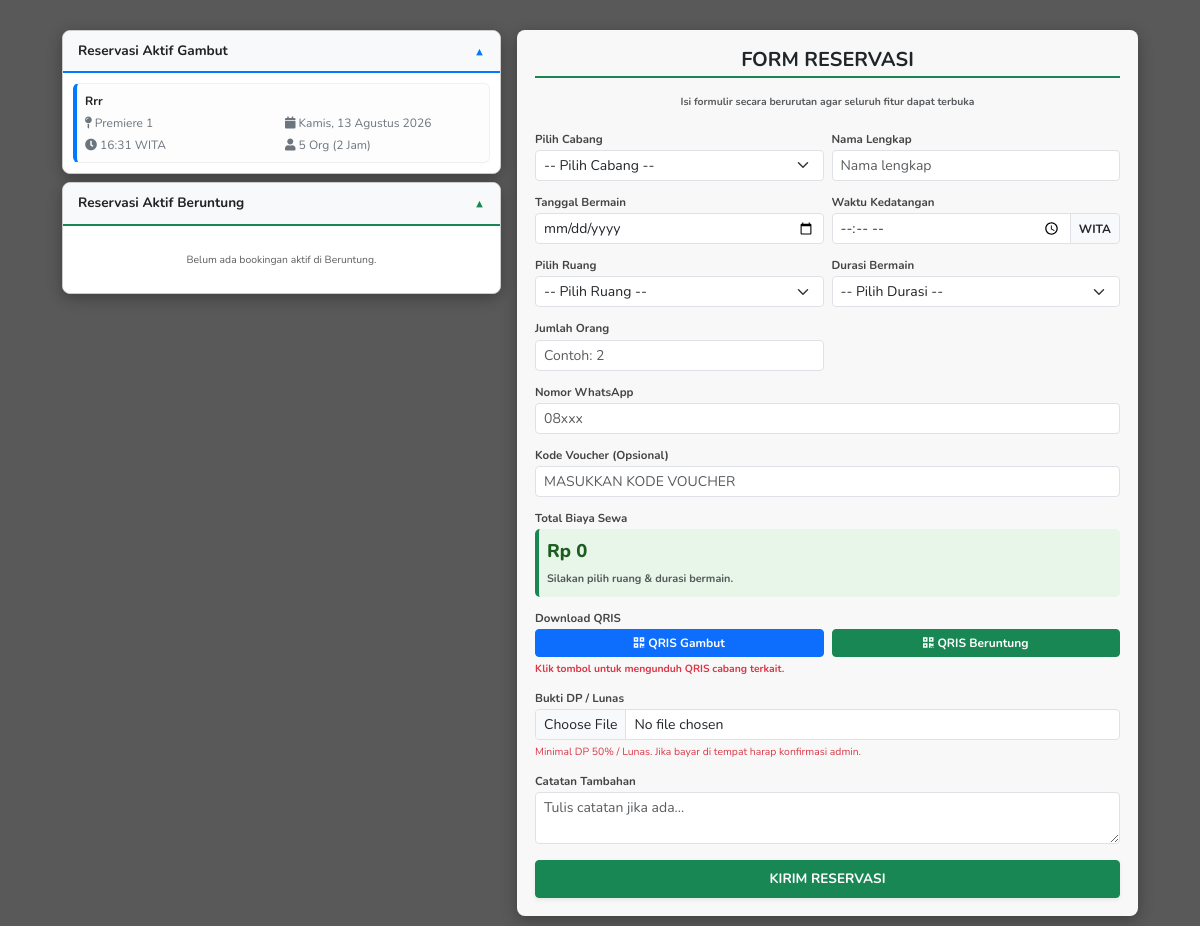
Page /reservasi-araya.php on the committed database.
### tables this page shows
CREATE TABLE `reservasi` (
  `id_reservasi` int(11) NOT NULL,
  `cabang` varchar(50) NOT NULL,
  `nama_reservasi` varchar(50) NOT NULL,
  `tgl_bermain` date NOT NULL,
  `ruang` varchar(20) NOT NULL,
  `jml_orang` varchar(10) NOT NULL,
  `tambahan` varchar(20) NOT NULL,
  `w_kedatangan` varchar(20) NOT NULL,
  `durasi` varchar(20) NOT NULL,
  `whatsapp` varchar(13) NOT NULL,
  `dp` varchar(100) NOT NULL,
  `catatan` text NOT NULL,
  `status` varchar(100) NOT NULL,
  `kode_voucher` varchar(30) DEFAULT NULL
);

### reservasi-araya.php (the view, shortened to what this page needs)
<?php
require_once 'function.php';
$sql_gambut  = "SELECT * FROM reservasi WHERE status NOT IN ('Masuk Ruangan', 'Ditolak') AND cabang = 'Gambut' ORDER BY id_reservasi DESC";
$data_gambut = mysqli_query($koneksi, $sql_gambut);
$sql_beruntung  = "SELECT * FROM reservasi WHERE status NOT IN ('Masuk Ruangan', 'Ditolak') AND cabang = 'Beruntung' ORDER BY id_reservasi DESC";
$data_beruntung = mysqli_query($koneksi, $sql_beruntung);
$hari_id = array('Sunday' => 'Minggu', 'Monday' => 'Senin', 'Tuesday' => 'Selasa', 'Wednesday' => 'Rabu', 'Thursday' => 'Kamis', 'Friday' => 'Jumat', 'Saturday' => 'Sabtu');
$bulan_id = array('01' => 'Januari', '02' => 'Februari', '03' => 'Maret', '04' => 'April', '05' => 'Mei', '06' => 'Juni', '07' => 'Juli', '08' => 'Agustus', '09' => 'September', '10' => 'Oktober', '11' => 'November', '12' => 'Desember');
?>
<!DOCTYPE html>
<html lang="en">
<head>
    <link href="https://cdn.jsdelivr.net/npm/bootstrap@5.3.3/dist/css/bootstrap.min.css" rel="stylesheet">
    <link rel="stylesheet" href="https://cdnjs.cloudflare.com/ajax/libs/font-awesome/5.15.4/css/all.min.css">
</head>
<body>
<div class="container container-custom">
    <div class="row g-3 justify-content-center align-items-start">
        <div class="col-12 col-md-5 d-flex flex-column gap-2">
            <details id="gambutDropdown" class="dropdown-booking" open>
                <summary class="dropdown-summary gambut-theme">Reservasi Aktif Gambut</summary>
                <div class="booking-list-wrapper">
                    <?php
                    if ($data_gambut && mysqli_num_rows($data_gambut) > 0) {
                        while ($row = mysqli_fetch_assoc($data_gambut)) {
                            $tanggal_asal = $row['tgl_bermain'];
                            $timestamp    = strtotime($tanggal_asal);
                            $nama_hari    = isset($hari_id[date('l', $timestamp)]) ? $hari_id[date('l', $timestamp)] : date('l', $timestamp);
                            $tgl          = date('d', $timestamp);
                            $nama_bulan   = isset($bulan_id[date('m', $timestamp)]) ? $bulan_id[date('m', $timestamp)] : date('m', $timestamp);
                            $tahun        = date('Y', $timestamp);
                            $tanggal_indo = "$nama_hari, $tgl $nama_bulan $tahun";
                    ?>
                            <div class="booking-card card-gambut">
                                <div class="client-name"><?= htmlspecialchars($row['nama_reservasi']); ?></div>
                                <div class="row g-1 text-secondary">
                                    <div class="col-6"><i class="fas fa-map-pin"></i> <?= htmlspecialchars($row['ruang']); ?></div>
                                    <div class="col-6"><i class="fas fa-calendar"></i> <?= htmlspecialchars($tanggal_indo); ?></div>
                                    <div class="col-6"><i class="fas fa-clock"></i> <?= htmlspecialchars($row['w_kedatangan']); ?></div>
                                    <div class="col-6"><i class="fas fa-user"></i> <?= htmlspecialchars($row['jml_orang']); ?> Org (<?= htmlspecialchars($row['durasi']); ?>)</div>
                                </div>
                            </div>
                    <?php
                        }
                    } else {
                        echo "<p class='text-center text-muted my-3 file-info-sm'>Belum ada bookingan aktif di Gambut.</p>";
                    }
                    ?>
                </div>
            </details>
            <details id="beruntungDropdown" class="dropdown-booking" open>
                <summary class="dropdown-summary beruntung-theme">Reservasi Aktif Beruntung</summary>
                <div class="booking-list-wrapper">
                    <?php
                    if ($data_beruntung && mysqli_num_rows($data_beruntung) > 0) {
                        while ($row = mysqli_fetch_assoc($data_beruntung)) {
                            $tanggal_asal = $row['tgl_bermain'];
                            $timestamp    = strtotime($tanggal_asal);
                            $nama_hari    = isset($hari_id[date('l', $timestamp)]) ? $hari_id[date('l', $timestamp)] : date('l', $timestamp);
                            $tgl          = date('d', $timestamp);
                            $nama_bulan   = isset($bulan_id[date('m', $timestamp)]) ? $bulan_id[date('m', $timestamp)] : date('m', $timestamp);
                            $tahun        = date('Y', $timestamp);
                            $tanggal_indo = "$nama_hari, $tgl $nama_bulan $tahun";
                    ?>
                            <div class="booking-card card-beruntung">
                                <div class="client-name"><?= htmlspecialchars($row['nama_reservasi']); ?></div>
                                <div class="row g-1 text-secondary">
                                    <div class="col-6"><i class="fas fa-map-pin"></i> <?= htmlspecialchars($row['ruang']); ?></div>
                                    <div class="col-6"><i class="fas fa-calendar"></i> <?= htmlspecialchars($tanggal_indo); ?></div>
                                    <div class="col-6"><i class="fas fa-clock"></i> <?= htmlspecialchars($row['w_kedatangan']); ?></div>
                                    <div class="col-6"><i class="fas fa-user"></i> <?= htmlspecialchars($row['jml_orang']); ?> Org (<?= htmlspecialchars($row['durasi']); ?>)</div>
                                </div>
                            </div>
                    <?php
                        }
                    } else {
                        echo "<p class='text-center text-muted my-3 file-info-sm'>Belum ada bookingan aktif di Beruntung.</p>";
                    }
                    ?>
                </div>
            </details>
        </div>
        <div class="col-12 col-md-7">
            <div class="form-container">
                <h5 class="text-center fw-bold text-uppercase border-bottom border-success border-2 pb-1 mb-1">Form Reservasi</h5>
                <p class="text-center fw-bold text-muted file-info-sm mb-3 mt-3">Isi formulir secara berurutan agar seluruh fitur dapat terbuka</p>
                <form action="" method="POST" enctype="multipart/form-data" autocomplete="off">
                    <div class="row g-2">
                        <div class="col-6">
                            <label for="cabang" class="form-label-sm">Pilih Cabang</label>
                            <select id="cabang" name="cabang" class="form-select form-select-sm" required>
                                <option value="" disabled selected>-- Pilih Cabang --</option>
                            </select>
                        </div>
                        <div class="col-6">
                            <label for="nama" class="form-label-sm">Nama Lengkap</label>
                            <input type="text" id="nama" name="nama_lengkap" class="form-control form-control-sm" placeholder="Nama lengkap" required>
                        </div>
                        <div class="col-6">
                            <label for="tanggal" class="form-label-sm">Tanggal Bermain</label>
                            <input type="date" id="tanggal" name="tanggal_bermain" class="form-control form-control-sm" required>
                        </div>
                        <div class="col-6">
                            <label for="waktu" class="form-label-sm">Waktu Kedatangan</label>
                            <div class="input-group input-group-sm">
                                <input type="time" id="waktu" name="waktu_kedatangan" class="form-control" required>
                                <span class="input-group-text fw-bold text-dark bg-light" style="font-size:0.75rem;">WITA</span>
                            </div>
                        </div>
                        <div class="col-6">
                            <label for="ruang" class="form-label-sm">Pilih Ruang</label>
                            <select id="ruang" name="ruang" class="form-select form-select-sm" required>
                                <option value="" disabled selected>-- Pilih Ruang --</option>
                            </select>
                        </div>
                        <div class="col-6" id="grup_durasi">
                            <label for="durasi" class="form-label-sm">Durasi Bermain</label>
                            <select id="durasi" name="durasi" class="form-select form-select-sm" required>
                                <option value="" disabled selected>-- Pilih Durasi --</option>
                            </select>
                        </div>
                        <div class="col-6">
                            <label for="jumlah_orang" class="form-label-sm">Jumlah Orang</label>
                            <input type="number" id="jumlah_orang" name="jumlah_orang" class="form-control form-control-sm" min="1" placeholder="Contoh: 2" required>
                        </div>
                        <div class="col-12">
                            <label for="whatsapp" class="form-label-sm">Nomor WhatsApp</label>
                            <input type="number" id="whatsapp" name="whatsapp" class="form-control form-control-sm" placeholder="08xxx">
                        </div>
                        <div class="col-12">
                            <label for="kode_voucher" class="form-label-sm">Kode Voucher (Opsional)</label>
                            <input type="text" id="kode_voucher" name="kode_voucher" class="form-control form-control-sm text-uppercase" placeholder="Masukkan kode voucher">
                        </div>
                        <div class="col-12">
                            <label class="form-label-sm">Total Biaya Sewa</label>
                            <div class="price-box-wrapper">
                                <div id="total_harga_display" class="price-display">Rp 0</div>
                                <span id="voucher_status" class="voucher-status-text text-muted">Silakan pilih ruang & durasi bermain.</span>
                            </div>
                        </div>
                        <div class="col-12">
                            <label class="form-label-sm">Download QRIS</label>
                            <div class="row g-2">
                                <div class="col-6">
                                    <a href="img/qrisgambut.jpeg" download="QRIS_Araya_Gambut.jpeg" class="btn btn-sm btn-primary w-100 fw-bold d-flex align-items-center justify-content-center gap-1" style="font-size:0.75rem;">
                                        <i class="fas fa-qrcode"></i> QRIS Gambut
                                    </a>
                                </div>
                                <div class="col-6">
                                    <a href="img/qrisberuntung.jpeg" download="QRIS_Araya_Beruntung.jpeg" class="btn btn-sm btn-success w-100 fw-bold d-flex align-items-center justify-content-center gap-1" style="font-size:0.75rem;">
                                        <i class="fas fa-qrcode"></i> QRIS Beruntung
                                    </a>
                                </div>
                            </div>
                            <div class="file-info-sm text-danger mt-1 fw-bold">Klik tombol untuk mengunduh QRIS cabang terkait.</div>
                        </div>
                        <div class="col-12">
                            <label for="dp" class="form-label-sm">Bukti DP / Lunas</label>
                            <input type="file" id="dp" name="bukti_dp" class="form-control form-control-sm" accept=".jpg, .jpeg, .png, .pdf, .docx">
                            <div class="file-info-sm text-danger mt-1">Minimal DP 50% / Lunas. Jika bayar di tempat harap konfirmasi admin.</div>
                        </div>
                        <div class="col-12">
                            <label for="catatan" class="form-label-sm">Catatan Tambahan</label>
                            <textarea id="catatan" name="catatan" class="form-control form-control-sm" rows="2" placeholder="Tulis catatan jika ada..."></textarea>
                        </div>
                        <div class="col-12 mt-3">
                            <button type="submit" class="btn btn-sm btn-success w-100 fw-bold py-2 shadow-sm text-uppercase" style="font-size: 0.85rem;">Kirim Reservasi</button>
                        </div>
                    </div>
                </form>
            </div>
        </div>
    </div>
</div>
</body>
</html>

### reservasi-araya.php (style rules this page uses)
body { font-family: 'Nunito', Arial, sans-serif; background: url('img/bgaraya.jpeg') no-repeat center center fixed; background-size: cover; position: relative; min-height: 100vh; }
.container-custom { position: relative; z-index: 1; max-width: 1100px; padding-top: 30px; padding-bottom: 30px; }
.dropdown-booking { background: rgba(255, 255, 255, 0.95); border: 1px solid #ccc; border-radius: 8px; overflow: hidden; box-shadow: 0 4px 15px rgba(0,0,0,0.3); }
.dropdown-summary { padding: 10px 15px; font-weight: bold; font-size: 0.85rem; cursor: pointer; display: flex; align-items: center; background: #f8f9fa; user-select: none; list-style: none; color: #222; }
.gambut-theme { border-bottom: 2px solid #007bff; }
.beruntung-theme { border-bottom: 2px solid #198754; }
.dropdown-summary::after { content: '\25BC'; margin-left: auto; font-size: 0.7rem; transition: transform 0.2s; }
.gambut-theme::after { color: #007bff; }
.beruntung-theme::after { color: #198754; }
.dropdown-booking[open] .dropdown-summary::after { transform: rotate(180deg); }
.booking-list-wrapper { padding: 10px; max-height: 200px; overflow-y: auto; display: flex; flex-direction: column; gap: 8px; background: #fff; }
.booking-card { background: #fdfdfd; border: 1px solid #eef0f2; border-radius: 6px; padding: 8px; font-size: 0.75rem; }
.card-gambut { border-left: 4px solid #007bff; }
.client-name { font-weight: bold; text-transform: capitalize; color: #222; margin-bottom: 4px; }
.form-container { background: rgba(255, 255, 255, 0.96); padding: 18px; border-radius: 8px; box-shadow: 0 4px 15px rgba(0, 0, 0, 0.3); }
.form-label-sm { font-size: 0.72rem; font-weight: 700; color: #444; margin-bottom: 2px; }
.price-box-wrapper { background: #e8f5e9; padding: 8px; border-radius: 5px; border-left: 4px solid #198754; }
.price-display { font-size: 1.15rem; font-weight: 800; color: #1b5e20; }
.voucher-status-text { font-size: 0.68rem; font-weight: bold; }
.file-info-sm { font-size: 0.65rem; }

### rows in the picture
reservasi: nama_reservasi "Rrr", ruang "Premiere 1", tgl_bermain "Kamis, 13 Agustus 2026", w_kedatangan "16:31 WITA", jml_orang "5", durasi "2 Jam"
